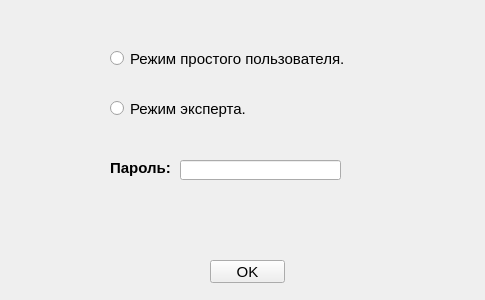
<?xml version="1.0" encoding="UTF-8"?>
<ui version="4.0">
 <class>MainForm</class>
 <widget class="QWidget" name="MainForm">
  <property name="geometry">
   <rect>
    <x>0</x>
    <y>0</y>
    <width>485</width>
    <height>300</height>
   </rect>
  </property>
  <property name="maximumSize">
   <size>
    <width>485</width>
    <height>300</height>
   </size>
  </property>
  <property name="font">
   <font>
    <pointsize>11</pointsize>
   </font>
  </property>
  <property name="windowTitle">
   <string>Управление USB ключом СКЗИ &quot;Гранит-К&quot;.</string>
  </property>
  <widget class="QPushButton" name="pushButtonOK">
   <property name="geometry">
    <rect>
     <x>210</x>
     <y>260</y>
     <width>75</width>
     <height>23</height>
    </rect>
   </property>
   <property name="text">
    <string>OK</string>
   </property>
  </widget>
  <widget class="QRadioButton" name="radioButtonUser">
   <property name="geometry">
    <rect>
     <x>110</x>
     <y>50</y>
     <width>271</width>
     <height>17</height>
    </rect>
   </property>
   <property name="text">
    <string>Режим простого пользователя.</string>
   </property>
  </widget>
  <widget class="QRadioButton" name="radioButtonExpert">
   <property name="geometry">
    <rect>
     <x>110</x>
     <y>100</y>
     <width>251</width>
     <height>17</height>
    </rect>
   </property>
   <property name="text">
    <string>Режим эксперта.</string>
   </property>
  </widget>
  <widget class="QLineEdit" name="lineEditPassword">
   <property name="geometry">
    <rect>
     <x>180</x>
     <y>160</y>
     <width>161</width>
     <height>20</height>
    </rect>
   </property>
   <property name="echoMode">
    <enum>QLineEdit::Password</enum>
   </property>
  </widget>
  <widget class="QLabel" name="labelPasword">
   <property name="geometry">
    <rect>
     <x>110</x>
     <y>160</y>
     <width>71</width>
     <height>16</height>
    </rect>
   </property>
   <property name="font">
    <font>
     <weight>75</weight>
     <bold>true</bold>
    </font>
   </property>
   <property name="text">
    <string>Пароль:</string>
   </property>
  </widget>
 </widget>
 <layoutdefault spacing="6" margin="11"/>
 <resources/>
 <connections/>
</ui>
